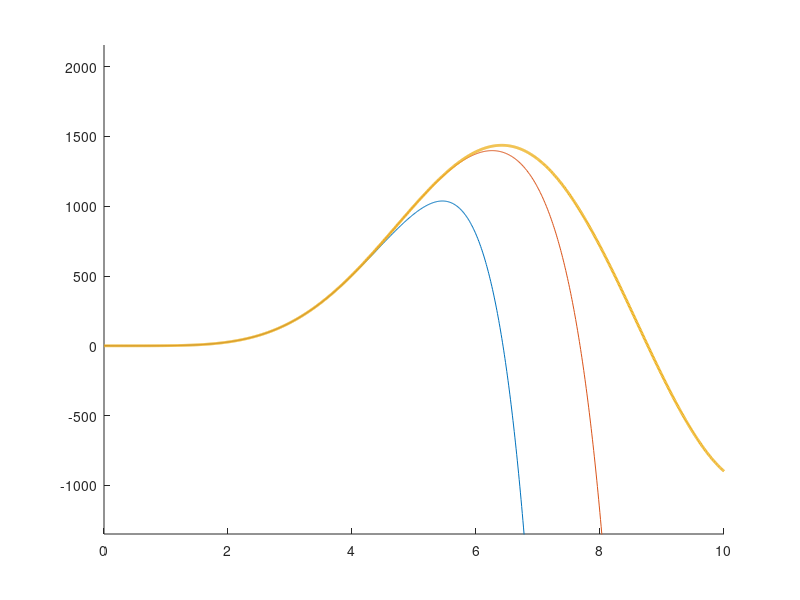

Source code (MATLAB):
%% Bessel function of order nu from its series expansion
%% Sum up to power x^(2N)

nu=input('nu = ');
N=input('N= ');

a(1)=-1/(4*(1+nu));

%% a(i) is coefficient of x^(2i)

for i=2:N;
   a(i)=-a(i-1)/(4*i*(i+nu));
end

x=linspace(0,10,1000);

y=1+0.*x;

hold on

for k=1:N;
   y=y+a(k)*x.^(2*k);
   ay=y.*x.^nu;
   if (k/2)~=floor(k/2) & k>1;
      plot(x,ay);
   end
end

%% Change the normalisation

z=besselj(nu,x)*2^nu*gamma(1+nu);

plot(x,z,'linewidth',2)

ylim([1.5*min(z),1.5*max(z)])
